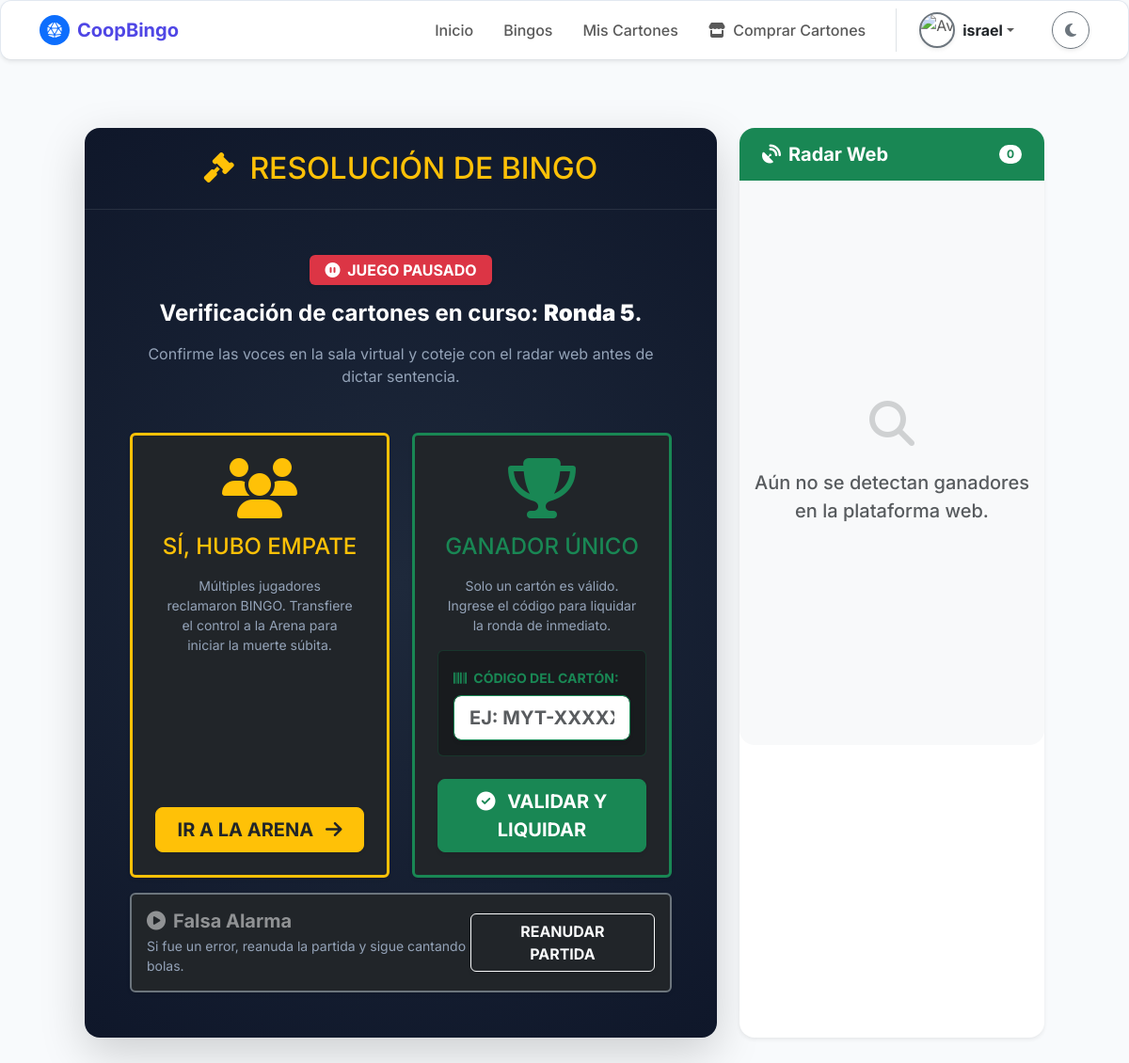
The app's page /juego/admin/desempate/19/ (signed in), older data.
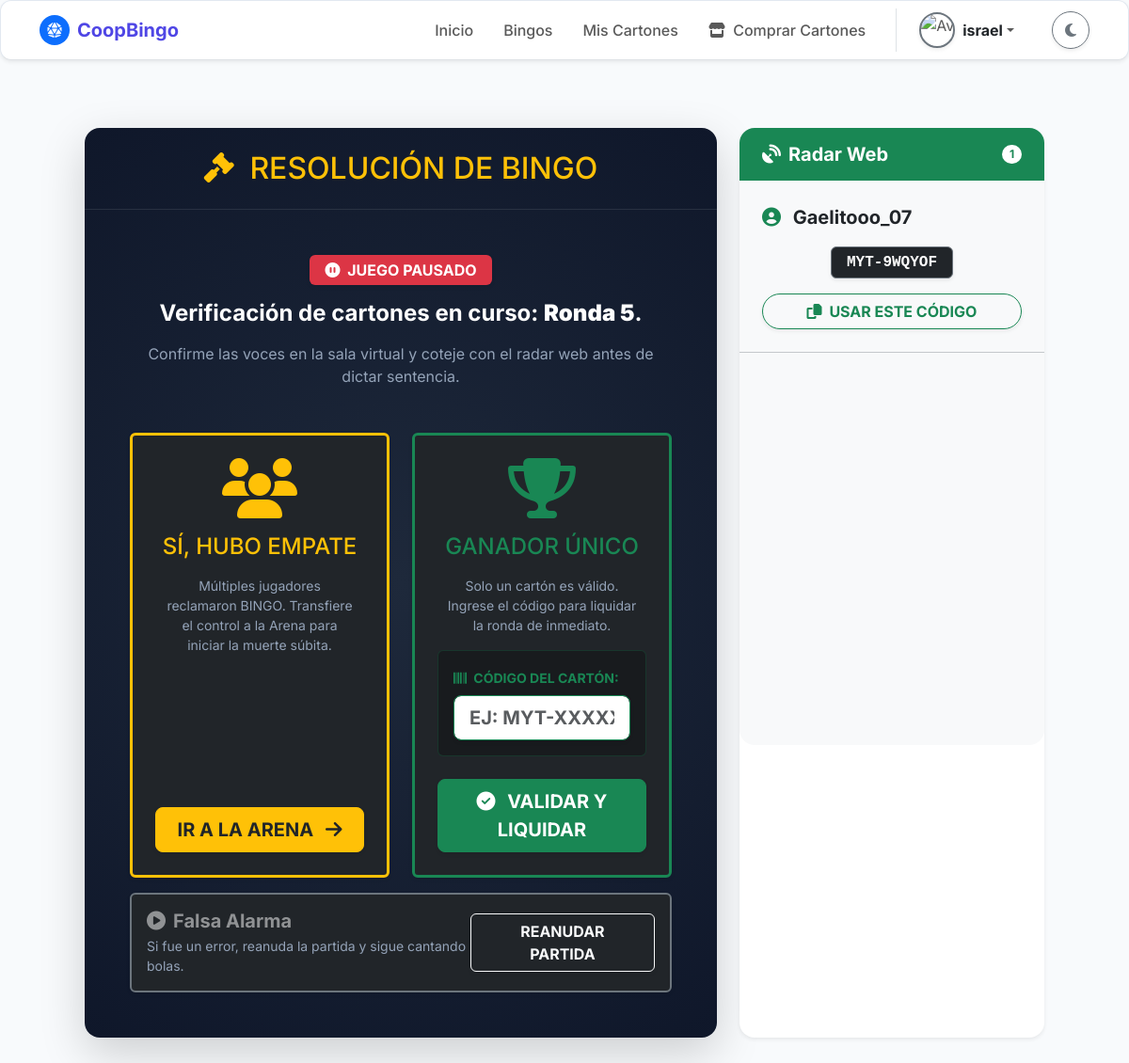
The same page, newer data.
### bingo/models.py (models this page shows, shortened)
class CartonPartidaBingo(models.Model):
    ESTADO_CARTON_CHOICES = [
        ('Disponible', 'Disponible'),
        ('Reservado', 'Reservado'),
        ('Vendido', 'Vendido'),
        ('Anulado', 'Anulado'),
    ]
    idcartonpartida = models.AutoField(primary_key=True)
    idjugador = models.ForeignKey(
        'Jugador',
        on_delete=models.SET_NULL,
        null=True,
        blank=True,
        db_column='idjugador'
    )
    idpartida = models.ForeignKey(
        'PartidaBingo',
        on_delete=models.CASCADE,
        db_column='idpartida'
    )
    idcarton = models.ForeignKey(
        'Carton',
        on_delete=models.PROTECT,
        db_column='idcarton'
    )
    preciopagado = models.DecimalField(
        max_digits=10,
        decimal_places=2,
        null=True,
        blank=True,
        validators=[MinValueValidator(Decimal('0.00'))]
    )
    fechacompra = models.DateTimeField(
        null=True,
        blank=True,
        verbose_name="Fecha y Hora de Adquisición"
    )
    estadocarton = models.CharField(
        max_length=20,
        choices=ESTADO_CARTON_CHOICES,
        default='Disponible'
    )
    esganador = models.BooleanField(default=False)
    cantidadaciertos = models.IntegerField(default=0)
    numerosmarcados = models.CharField(
        max_length=500,
        default='[]',
        verbose_name="Números Marcados Manualmente"
    )
    fechaganador = models.DateTimeField(
        null=True,
        blank=True,
        verbose_name="Momento del Triunfo"
    )
    class Meta:
        db_table = 'CartonPartidaBingo'
        verbose_name = 'Cartón en Juego'
        verbose_name_plural = 'Control de Cartones por Partida'
        constraints = [
            models.UniqueConstraint(
                fields=['idcarton', 'idpartida'],
                name='uq_cartonpartidabingo_idscompuestos'
            )
        ]

class Jugador(models.Model):
    ESTADO_CUENTA_CHOICES = [
        ('Activo', 'Activo'),
        ('Suspendido', 'Suspendido'),
        ('Moroso', 'Moroso'),
    ]
    idjugador = models.AutoField(primary_key=True)
    idsocio = models.ForeignKey(
        'Socio',
        on_delete=models.SET_NULL,
        null=True,
        blank=True,
        db_column='idsocio',
        verbose_name="Socio Vinculado"
    )
    nombresjugador = models.CharField(
        max_length=150,
        null=True,
        blank=True,
        verbose_name="Nombres Completos"
    )
    apellidosjugador = models.CharField(
        max_length=150,
        null=True,
        blank=True,
        verbose_name="Apellidos Completos"
    )
    nacionalidad = models.CharField(max_length=50, default='Ecuatoriana', verbose_name="Nacionalidad")
    cedulaidentidadjugador = models.CharField(
        max_length=20,
        unique=True,
        null=True,
        blank=True,
        verbose_name="Cédula de Identidad"
    )
    foto_cedula_frontal = models.ImageField(upload_to='media/jugador/cedula/frontal/', null=True, blank=True, verbose_name="Foto Cédula Frontal")
    foto_cedula_trasera = models.ImageField(upload_to='media/jugador/cedula/trasera/', null=True, blank=True, verbose_name="Foto Cédula Trasera")
    avatarjugador = models.ImageField(
        upload_to='media/jugador/avatar/',
        null=True,
        blank=True,
        verbose_name="Avatar/Foto"
    )
    aliasjugador = models.CharField(
        max_length=100,
        unique=True,
        null=True,
        blank=True,
        verbose_name="Alias en el Juego"
    )
    correojugador = models.EmailField(
        max_length=200,
        unique=True,
        null=True,
        blank=True,
        verbose_name="Correo Electrónico"
    )
    fecharegistrojugador = models.DateTimeField(
        auto_now_add=True,
        verbose_name="Fecha de Registro"
    )
    saldocreditojugador = models.DecimalField(
        max_digits=10,
        decimal_places=2,
        default=Decimal('0.00'),
        validators=[MinValueValidator(Decimal('0.00'))],
        verbose_name="Saldo/Crédito (Dinero Real)"
    )
    saldovirtualjugador = models.DecimalField(
        max_digits=10,
        decimal_places=2,
        default=Decimal('0.00'),
        validators=[MinValueValidator(Decimal('0.00'))],
        verbose_name="Saldo Virtual (Fichas/Puntos)"
    )
    estadocuentajugador = models.CharField(
        max_length=20,
        choices=ESTADO_CUENTA_CHOICES,
        default='Activo',
        verbose_name="Estado de Cuenta"
    )
    class Meta:
        db_table = 'Jugador'
        verbose_name = 'Jugador'
        verbose_name_plural = 'Jugadores'

class Carton(models.Model):
    idcarton = models.AutoField(
        primary_key=True,
        verbose_name="ID Interno del Cartón"
    )
    codigocarton = models.CharField(
        max_length=30,
        unique=True,
        verbose_name="Código/Serial del Cartón"
    )
    matriznumeros = models.JSONField(
        verbose_name="Matriz de Números (Formato JSON)"
    )
    esmaestro = models.BooleanField(
        default=False,
        verbose_name="¿Es Cartón Maestro?"
    )
    class Meta:
        db_table = 'Carton'
        verbose_name = 'Catálogo de Cartón'
        verbose_name_plural = 'Catálogo de Cartones'

### bingo/views.py (the view, shortened to what this page needs)
# urls.py: path('juego/admin/desempate/<int:id_partida>/', views.desempate_admin, name='desempate_admin'),
@login_required
def desempate_admin(request, id_partida):
    if not request.user.is_staff:
        return redirect('inicio')
    partida = get_object_or_404(PartidaBingo, idpartidabingo=id_partida)
    channel_layer = get_channel_layer()
    patrones = {
        'Tabla Llena': [[0,1,2,3,4,5,6,7,8,9,10,11,12,13,14,15,16,17,18,19,20,21,22,23,24]],
        'Las Cuatro Esquinas': [[0, 4, 20, 24]],
        'En Diagonal': [[0, 6, 12, 18, 24], [4, 8, 12, 16, 20]],
        'Forma de X': [[0, 4, 6, 8, 12, 16, 18, 20, 24]],
        'Forma de Cruz': [[2, 7, 10, 11, 12, 13, 14, 17, 22]],
        'Marco de Foto': [[0,1,2,3,4, 5,9, 10,14, 15,19, 20,21,22,23,24]],
        'Linea Vertical': [
            [0, 5, 10, 15, 20], [1, 6, 11, 16, 21], [2, 7, 12, 17, 22], [3, 8, 13, 18, 23], [4, 9, 14, 19, 24]
        ],
        'Forma de L': [
            [0, 5, 10, 15, 20, 21, 22, 23, 24],
            [0, 1, 2, 3, 4, 5, 10, 15, 20],
            [0, 1, 2, 3, 4, 9, 14, 19, 24],
            [20, 21, 22, 23, 24, 19, 14, 9, 4]
        ],
        'Forma de C': [
            [0, 1, 2, 3, 4, 5, 10, 15, 20, 21, 22, 23, 24],
            [0, 1, 2, 3, 4, 9, 14, 19, 24, 20, 21, 22, 23],
            [0, 5, 10, 15, 20, 21, 22, 23, 24, 4, 9, 14, 19],
            [20, 15, 10, 5, 0, 1, 2, 3, 4, 9, 14, 19, 24]
        ],
        'Forma de U': [
            [0, 5, 10, 15, 20, 21, 22, 23, 24, 4, 9, 14, 19],
            [20, 15, 10, 5, 0, 1, 2, 3, 4, 9, 14, 19, 24],
            [0, 1, 2, 3, 4, 5, 10, 15, 20, 21, 22, 23, 24],
            [0, 1, 2, 3, 4, 9, 14, 19, 24, 20, 21, 22, 23]
        ],
        'Forma de T': [
            [0,1,2,3,4, 7, 12, 17, 22],
            [20,21,22,23,24, 17, 12, 7, 2],
            [4,9,14,19,24, 13, 12, 11, 10],
            [0,5,10,15,20, 11, 12, 13, 14]
        ],
        'Forma de H': [
            [0, 5, 10, 15, 20, 11, 12, 13, 4, 9, 14, 19, 24],
            [0, 1, 2, 3, 4, 7, 12, 17, 20, 21, 22, 23, 24]
        ],
        'Forma de Z': [
            [0,1,2,3,4, 8, 12, 16, 20,21,22,23,24],
            [0,1,2,3,4, 6, 12, 18, 20,21,22,23,24],
            [4,9,14,19,24, 18, 12, 6, 0,5,10,15,20],
            [0,5,10,15,20, 16, 12, 8, 4,9,14,19,24]
        ],
        'Forma de Flecha': [
            [2, 6, 8, 12, 17, 22],
            [22, 16, 18, 12, 7, 2],
            [10, 6, 16, 12, 13, 14],
            [14, 8, 18, 12, 11, 10]
        ]
    }
    modalidad_limpia = str(partida.modalidad_victoria).strip().lower()
    patrones_lower = {k.lower(): v for k, v in patrones.items()}
    marcadas_requeridas = patrones_lower.get(modalidad_limpia, patrones_lower['tabla llena'])
    cartones_en_juego = CartonPartidaBingo.objects.filter(
        idpartida=partida,
    ).select_related('idcarton', 'idjugador')
    ganadores_web = []
    jugadores_en_radar = set() # Control para evitar clones en pantalla
    for c in cartones_en_juego:
        id_jugador_actual = c.idjugador.idjugador
        if id_jugador_actual in jugadores_en_radar:
            continue
        marcados_db = []
        if getattr(c, 'numerosmarcados', None):
            try: marcados_db = json.loads(c.numerosmarcados)
            except:
                try: marcados_db = ast.literal_eval(c.numerosmarcados)
                except: pass
        if not marcados_db: continue
        marcados_str = [str(num).strip() for num in marcados_db]
        matriz = c.idcarton.matriznumeros
        if isinstance(matriz, str):
            try: matriz = json.loads(matriz.replace("'", '"'))
            except: continue
        celdas = []
        for i in range(5):
            celdas.extend([matriz['B'][i], matriz['I'][i], matriz['N'][i], matriz['G'][i], matriz['O'][i]])
        es_ganador_global = False
        for opcion in marcadas_requeridas:
            es_ganador_opcion = True
            for idx in opcion:
                if idx == 12: continue
                if str(celdas[idx]).strip() not in marcados_str:
                    es_ganador_opcion = False
                    break
            if es_ganador_opcion:
                es_ganador_global = True
                break
        if es_ganador_global:
            if not c.fechaganador:
                c.fechaganador = timezone.now()
                c.save(update_fields=['fechaganador'])
            ganadores_web.append(c)
            jugadores_en_radar.add(id_jugador_actual)
    ganadores_web.sort(key=lambda x: x.fechaganador)
    contexto = {
        'partida': partida,
        'ganadores_web': ganadores_web
    }
    return render(request, 'partida/desempate_admin.html', contexto)

### bingo/templates/partida/desempate_admin.html (shortened to what the changed rows need)
{% extends 'comunes/base.html' %}
{% load static %} {% block title %}Resolución de Reclamo - Admin{% endblock %}
{% block content %}
<div class="container mt-4 mb-5 px-lg-5">
    <div class="row justify-content-center g-4">
        <div class="col-lg-8">
            <div class="card shadow-lg border-0 rounded-4 h-100 bg-arena text-white">
                <div class="card-header bg-transparent border-bottom border-secondary border-opacity-25 text-center py-4">
                    <h2 class="mb-0 fw-black text-warning"><i class="fas fa-gavel me-2"></i> RESOLUCIÓN DE BINGO</h2>
                </div>
            </div>
        </div>
        <div class="col-lg-4">
            <div class="card shadow-sm border-0 rounded-4 h-100 bg-body">
                <div class="card-header bg-success text-white text-center py-3 rounded-top-4 border-0 d-flex justify-content-between align-items-center px-4">
                    <h5 class="mb-0 fw-bold"><i class="fas fa-satellite-dish me-2"></i>Radar Web</h5>
                    <span class="badge bg-white text-success rounded-pill">{{ ganadores_web|length }}</span>
                </div>
                <div class="card-body p-0 bg-body-tertiary rounded-bottom-4" style="max-height: 600px; overflow-y: auto; overflow-x: hidden;">
                    <ul class="list-group list-group-flush h-100">
                        {% for ganador in ganadores_web %}
                            <li class="list-group-item p-4 border-bottom border-secondary-subtle bg-transparent hover-bg animate__animated animate__fadeInRight">
                                <div class="d-flex justify-content-between align-items-center mb-3">
                                    <span class="fw-bold text-body fs-5"><i class="fas fa-user-circle text-success me-2"></i> {{ ganador.idjugador.aliasjugador }}</span>
                                </div>
                                <div class="text-center mb-3">
                                    <span class="badge text-bg-dark fs-6 px-3 py-2 shadow-sm font-monospace border border-secondary">{{ ganador.idcarton.codigocarton }}</span>
                                </div>
                                <button type="button" class="btn btn-outline-success w-100 fw-bold rounded-pill shadow-sm hover-elevate-btn" onclick="pegarCodigo('{{ ganador.idcarton.codigocarton }}')">
                                    <i class="fas fa-copy me-1"></i> USAR ESTE CÓDIGO
                                </button>
                            </li>
                        {% empty %}
                            <li class="list-group-item text-center py-5 text-muted bg-transparent border-0 d-flex flex-column justify-content-center h-100">
                                <i class="fas fa-search fa-3x mb-4 opacity-25"></i>
                                <span class="fw-medium fs-5">Aún no se detectan ganadores<br>en la plataforma web.</span>
                            </li>
                        {% endfor %}
                    </ul>
                </div>
            </div>
        </div>
    </div>
</div>
{% endblock %}

Row changes from the older to the newer data that the page shows:
now on this page (row edited): CartonPartidaBingo: idjugador.aliasjugador "Gaelitooo_07", idcarton.codigocarton "MYT-9WQYOF"
Text that changed along with them:
{{ ganadores_web|length }}: "0" → "1"
text no longer shown: "Aún no se detectan ganadores en la plataforma web."
